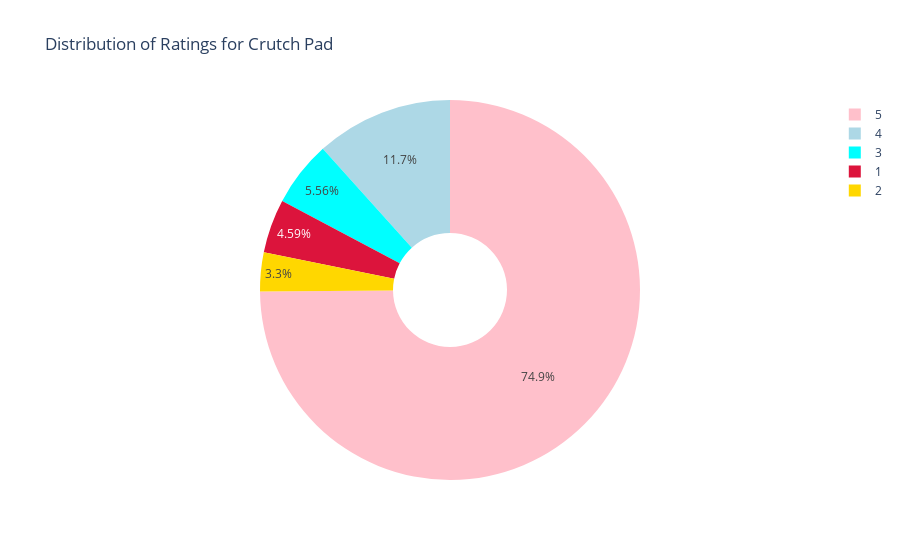

Notebook cell for this chart:
### Markdown cell above
### Rating Distribution

### Code cell
ratings = df['rating'].value_counts().sort_index(ascending=False)

label_rating = ratings.index
size_rating = ratings.values

colors = ['pink', 'lightblue', 'aqua', 'gold', 'crimson']

rating_piechart = go.Pie(labels = label_rating,
                         values = size_rating,
                         marker = dict(colors = colors),
                         name = 'Alexa', hole = 0.3)

rating_df = [rating_piechart]

layout = go.Layout(
           title = 'Distribution of Ratings for Crutch Pad')

fig = go.Figure(data = rating_df,
                 layout = layout)

py.iplot(fig)
display(ratings)

### Figure 1 — Plotly figure (JSON) as saved in the notebook; plotly's stock layout.template omitted (floating-point values rounded to 4 significant figures)
{"data": [{"hole": 0.3, "labels": [5, 4, 3, 2, 1], "marker": {"colors": ["pink", "lightblue", "aqua", "gold", "crimson"]}, "name": "Alexa", "type": "pie", "values": [1860, 290, 138, 82, 114]}], "layout": {"title": {"text": "Distribution of Ratings for Crutch Pad"}}}
